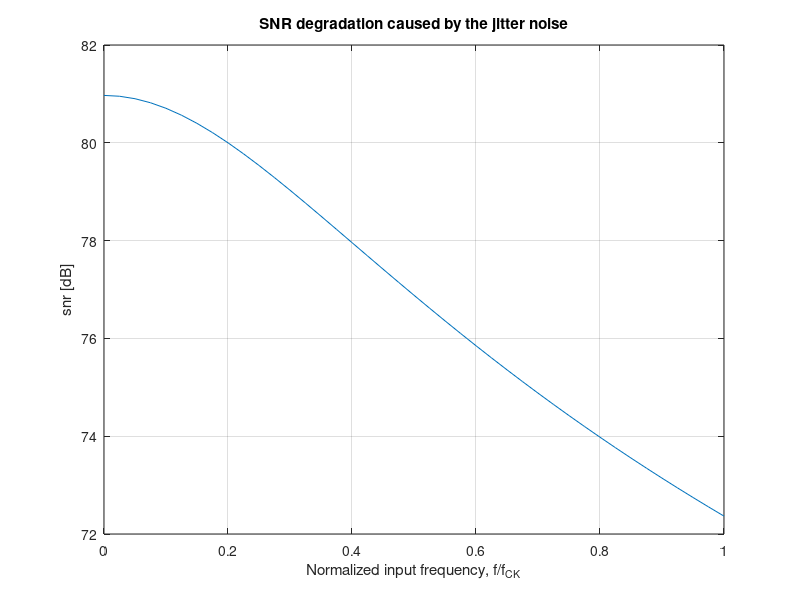

This chart was generated by the following MATLAB code:
%%%%%%%%%%%%%%%%%%%%%%%%%%%%%%%%%%%%%%%%%%%%%%%%%%%%%%%%%%%%%%%%%%%%%%%%%%%
%                              Example 1.2                                %
%%%%%%%%%%%%%%%%%%%%%%%%%%%%%%%%%%%%%%%%%%%%%%%%%%%%%%%%%%%%%%%%%%%%%%%%%%%

clear ;
close all;
clc;
%% 关于ex1.2
%先根据信噪比和输入信号功率计算出抖动噪声的功率
%根据抖动噪声定义式计算出抖动时间的均值
%抖动噪声随着输入频率的变化而变化，其他部分噪声不变
%改变频率后计算SNR

%% 
%-------------------------------------------------------------------------%
%                                                                         %
%                              Input values                               %
%                                                                         %
%-------------------------------------------------------------------------%

sampl_freq=100e6;            % clock frequency
input_freq=20e6;             % signal frequency
SNR=80;
ampl=1;                      % signal amplitude (full scale)
perc=20;                     % percentuage of noise due to jitter

%-------------------------------------------------------------------------%
%                                                                         %
%                          Outputs                                        %
%                                                                         %
%-------------------------------------------------------------------------%

noise_power=ampl^2/(2*10^(SNR/10))                    % total noise power 
jitter_power=noise_power*perc/100                     % jitter noise power
time_jitter=(jitter_power/(2*pi*input_freq)^2)^0.5    
norm_freq=[0:0.025:1.0];         
vn_square=(100-perc)/100*noise_power+jitter_power*(norm_freq*sampl_freq/...
    input_freq).^2;
SNR=10*log10(ampl^2/2) -10*(log10(vn_square));        % Eq. (1.8) page 14

%---------------------------Graphics--------------------------------------%
%                                                                         %
%    figure(1) --> Fig 1.13 page 15                                       %
%                                                                         %
%-------------------------------------------------------------------------%
figure(1);
plot(norm_freq,SNR)
grid
xlabel('Normalized input frequency, f/f_C_K')
ylabel('snr [dB]')
title('SNR degradation caused by the jitter noise')

%老师,kT/C噪声这里我有些不太懂：
%RS产生的热噪声，这里的4kTR是它的单边功率谱吗，这个噪声是可以看成加在vin上的吗
%ex1.3中的 cascade of two sampled-and-hold
%circuit是指的两个RC低通滤波器串联吗，这样的话热噪声的来源两个电阻吗？
%第一个电阻的热噪声再通过RC低通应该怎么分析呢，不太理解ex1.3中为什么把总的热噪声功率除以2
